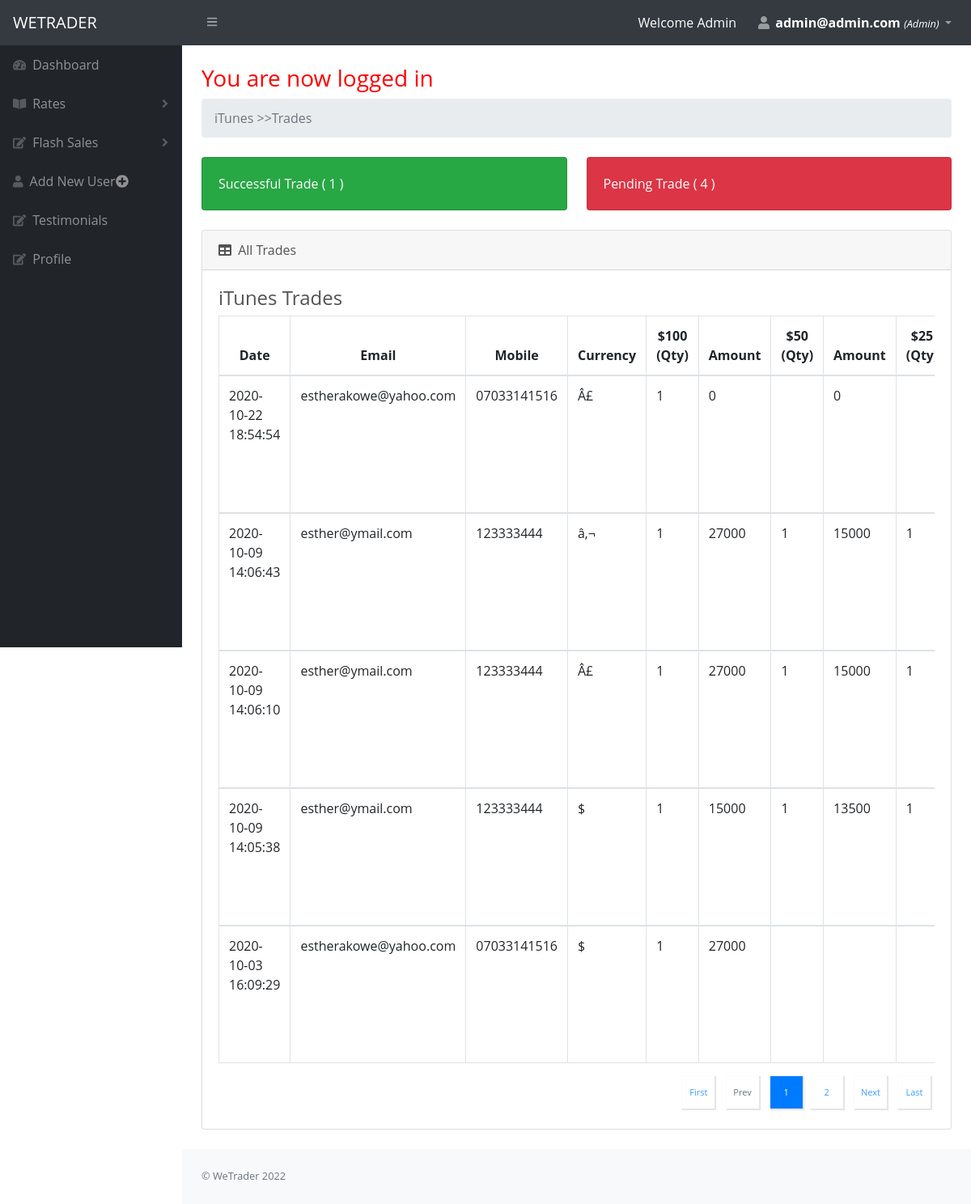
Screenshot of /admin/itunes-trades.php (signed in) with the database file from the repository.
### tables this page shows
CREATE TABLE `itunes_card` (
  `id` int(11) NOT NULL,
  `date` datetime NOT NULL DEFAULT CURRENT_TIMESTAMP,
  `phone` varchar(100) NOT NULL,
  `email` varchar(100) NOT NULL,
  `amount_100` varchar(100) NOT NULL,
  `quantity_100` varchar(100) NOT NULL,
  `price_100` varchar(100) NOT NULL,
  `amount_50` varchar(100) NOT NULL,
  `quantity_50` varchar(100) NOT NULL,
  `price_50` varchar(100) NOT NULL,
  `amount_25` varchar(100) NOT NULL,
  `quantity_25` varchar(100) NOT NULL,
  `price_25` varchar(100) NOT NULL,
  `status` varchar(100) NOT NULL,
  `bank` varchar(100) NOT NULL,
  `account_name` varchar(100) NOT NULL,
  `account_number` varchar(100) NOT NULL,
  `currency` varchar(100) NOT NULL,
  `image` longtext NOT NULL,
  `t_ref` varchar(100) NOT NULL
);

### admin/itunes-trades.php (the view, shortened to what this page needs)
<?php
include('head.php');
include ('navbar.php');
?>
<?php
include ('sidebar.php');
?>
    <div id="layoutSidenav_content">
    <main>
        <div class="container-fluid">
            <h1 class="mt-4" style="color:red;"> <?php if (isset($_SESSION['success'])) : ?>
                    <div class="error success" >
                        <h3>
                            <?php
                            echo $_SESSION['success'];
                            ?>
                        </h3>
                    </div>
                <?php endif ?> </h1>
            <ol class="breadcrumb mb-4">
                <li class="breadcrumb-item active">iTunes >>Trades</li>
            </ol>
            <div class="row">
                <div class="col-xl-6 col-md-6">
                    <div class="card bg-success text-white mb-4">
                        <div class="card-body">Successful Trade (
                            <?php
                            global $db;
                            $query = "SELECT COUNT(status) FROM itunes_card WHERE status = 'Completed'";
                            $result = $db->query($query);
                            while($row = $result->fetch_assoc()){
                                echo  $row['COUNT(status)'];
                            }
                            ?>
                            )</div>
                    </div>
                </div>
                <div class="col-xl-6 col-md-6">
                    <div class="card bg-danger text-white mb-4">
                        <div class="card-body">Pending Trade (
                            <?php
                            global $db;
                            $query = "SELECT COUNT(status) FROM itunes_card WHERE status = 'Pending'";
                            $result = $db->query($query);
                            while($row = $result->fetch_assoc()){
                                echo  $row['COUNT(status)'];
                            }
                            ?>
                            )
                        </div>
                    </div>
                </div>
            </div>
            <div class="card mb-4">
                <div class="card-header">
                    <i class="fas fa-table mr-1"></i>
                    All Trades
                </div>
                <div class="card-body">
                    <h4>iTunes Trades</h4>
                    <div class="table-responsive" >
                        <table class="table table-bordered"  id="" width="100%" cellspacing="0">
                            <thead>
                            <tr class="text-c">
                                <th>Date</th>
                                <th>Email</th>
                                <th>Mobile</th>
                                <th>Currency</th>
                                <th>$100 (Qty)</th>
                                <th>Amount</th>
                                <th>$50 (Qty)</th>
                                <th>Amount</th>
                                <th>$25 (Qty)</th>
                            </tr>
                            </thead>
                            <tbody>
                            <?php
                            if (isset($_GET['pageno'])) {
                                $pageno = $_GET['pageno'];
                            } else {
                                $pageno = 1;
                            }
                            $no_of_records_per_page = 5;
                            $offset = ($pageno-1) * $no_of_records_per_page;
                            global $db;
                            $total_pages_sql = "SELECT COUNT(*) FROM itunes_card ORDER BY date DESC ";
                            $result = mysqli_query($db,$total_pages_sql);
                            $total_rows = mysqli_fetch_array($result)[0];
                            $total_pages = ceil($total_rows / $no_of_records_per_page);
                            $sql = "SELECT * FROM itunes_card ORDER BY date DESC  LIMIT $offset, $no_of_records_per_page";
                            $res_data = mysqli_query($db,$sql);
                            if ($result->num_rows > 0) {
                                while($row = mysqli_fetch_array($res_data)){
                                    echo "<tbody>
                                   <tr>
                                    <td>$row[date]</td>
                                    <td>$row[email]</td>
                                    <td>$row[phone]</td>
                                     <td>$row[currency]</td>
                                    <td>$row[quantity_100]</td>
                                    <td>$row[price_100]</td>
                                    <td>$row[quantity_50]</td>
                                    <td>$row[price_50]</td>
                                    <td>$row[quantity_25]</td>
                                    <td>$row[price_25]</td>
                                    <td>$row[bank]</td>
                                    <td>$row[account_name]</td>
                                    <td>$row[account_number]</td>
                                     <td>$row[t_ref]</td>
                                    <td class='text-c'><img src=$row[image] width='220' height='120'><br>
                                    <a href='$row[image] ' download class='text-success'>Download</a>
                               </td>
                                <td class='text-danger'>$row[status]</td>
                                <td>
                                  <form action='' method='post'>
                                   <input type='hidden' value='$row[id]' name='id'/>
                                     <input type='hidden' value='Completed' name='approve'>
                                 <input type='submit' name='update_btn'  value='Approve' class=' btn btn-success' role='button'></form>
                                        <br>
                                      <form action='' method='post'>
                                   <input type='hidden' value='$row[id]' name='id'/>
                                     <input type='hidden' value='Cancel' name='cancel'>
                                 <input type='submit' name='cancel_btn'  value='Cancel' class=' btn btn-danger' role='button'></form>
                                 </td>
                                </tr>";
                                }
                                echo "</tbody></table>";
                            }
                            ?>
                            <nav aria-label="Page navigation example">
                                <ul class="pagination">
                                    <li class="page-item"><a class="page-link" href="?pageno=1">First</a></li>
                                    <li class="<?php if($pageno <= 1){ echo 'disabled'; } ?> page-item">
                                        <a class="page-link" href="<?php if($pageno <= 1){ echo '#'; } else { echo "?pageno=".($pageno - 1); } ?>">Prev</a>
                                    </li>
                                    <?php
                                    if ($total_pages <= 10){
                                        for ($counter = 1; $counter <= $total_pages; $counter++){
                                            if ($counter == $pageno) {
                                                echo "<li class='page-item active'><a class='page-link'>$counter</a></li>";
                                            }else{
                                                echo "<li class='page-item'><a class='page-link' href='?pageno=$counter'>$counter</a></li>";
                                            }
                                        }
                                    }
                                    ?>
                                    <li class="page-item <?php if($pageno >= $total_pages){ echo 'disabled'; } ?> ">
                                        <a class="page-link" href="<?php if($pageno >= $total_pages){ echo '#'; } else { echo "?pageno=".($pageno + 1); } ?>">Next</a>
                                    </li>
                                    <li class="page-item"><a class="page-link" href="?pageno=<?php echo $total_pages; ?>">Last</a></li>
                                </ul>
                            </nav>
                    </div>
                </div>
            </div>
    </main>
<?php
include('foot.php');
?>

### rows the page displays
itunes_card: date "2020-10-22 18:54:54", email "estherakowe@yahoo.com", phone "07033141516", currency "Â£", quantity_100 "1", price_100 "0", price_50 "0"
itunes_card: date "2020-10-09 14:06:43", email "esther@ymail.com", phone "123333444", currency "â‚¬", quantity_100 "1", price_100 "27000", quantity_50 "1", price_50 "15000", quantity_25 "1"
itunes_card: date "2020-10-09 14:06:10", email "esther@ymail.com", phone "123333444", currency "Â£", quantity_100 "1", price_100 "27000", quantity_50 "1", price_50 "15000", quantity_25 "1"
itunes_card: date "2020-10-09 14:05:38", email "esther@ymail.com", phone "123333444", currency "$", quantity_100 "1", price_100 "15000", quantity_50 "1", price_50 "13500", quantity_25 "1"
itunes_card: date "2020-10-03 16:09:29", email "estherakowe@yahoo.com", phone "07033141516", currency "$", quantity_100 "1", price_100 "27000"

### other values shown
$_SESSION['user']['email'] "admin@admin.com"
$_SESSION['user']['user_type'] "Admin"
$_SESSION['success'] "You are now logged in"
$row['COUNT(status)'] "1"
$row['COUNT(status)'] "4"
